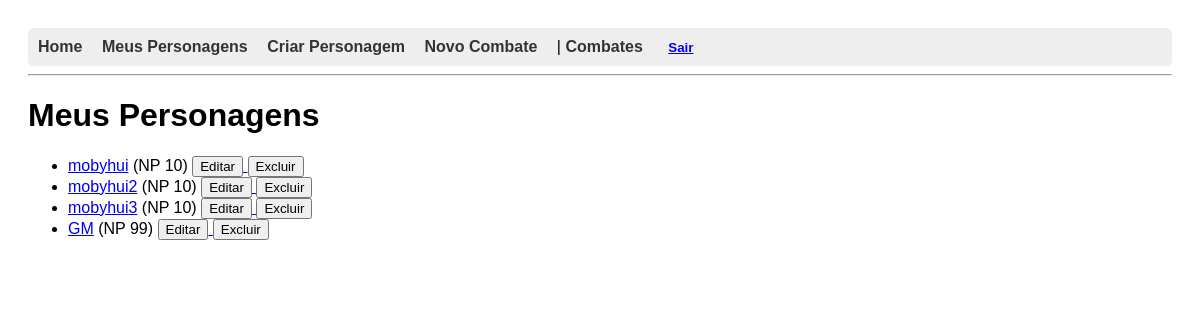
The app's page /personagens/meus/ (signed in) with its own data.
### personagens/models.py (models this page shows, shortened)
class Personagem(models.Model):
    nome = models.CharField(max_length=100)
    usuario = models.ForeignKey(User, on_delete=models.CASCADE)
    nivel_poder = models.IntegerField(default=10)
    forca = models.IntegerField(default=0)
    vigor = models.IntegerField(default=0)
    destreza = models.IntegerField(default=0)
    agilidade = models.IntegerField(default=0)
    luta = models.IntegerField(default=0)
    inteligencia = models.IntegerField(default=0)
    prontidao = models.IntegerField(default=0)
    presenca = models.IntegerField(default=0)
    aparar = models.IntegerField(default=0)
    esquivar = models.IntegerField(default=0)
    fortitude = models.IntegerField(default=0)
    vontade = models.IntegerField(default=0)
    resistencia = models.IntegerField(default=0)
    penalidade_resistencia = models.IntegerField(default=0, blank=True)
    condicao = models.CharField(max_length=30, blank=True, default="")
    acrobacias = models.IntegerField(default=0)
    atletismo = models.IntegerField(default=0)
    combate_distancia = models.IntegerField(default=0)
    combate_corpo = models.IntegerField(default=0)
    enganacao = models.IntegerField(default=0)
    especialidade = models.IntegerField(default=0)
    furtividade = models.IntegerField(default=0)
    intimidacao = models.IntegerField(default=0)
    intuicao = models.IntegerField(default=0)
    investigacao = models.IntegerField(default=0)
    percepcao = models.IntegerField(default=0)
    persuasao = models.IntegerField(default=0)
    prestidigitacao = models.IntegerField(default=0)
    tecnologia = models.IntegerField(default=0)
    tratamento = models.IntegerField(default=0)
    veiculos = models.IntegerField(default=0)
    historia = models.IntegerField(default=0)
    sobrevivencia = models.IntegerField(default=0)

### personagens/views.py (the view)
# urls.py: path('meus/', listar_personagens, name='listar_personagens'),
@login_required
def listar_personagens(request):
    personagens = Personagem.objects.filter(usuario=request.user)
    return render(request, 'personagens/listar_personagens.html', {'personagens': personagens})

### personagens/templates/personagens/listar_personagens.html (shortened to what this page needs)
{% extends 'base.html' %}
{% block content %}
{% load filtros %}
<h1>Meus Personagens</h1>
<ul>
  {% for personagem in personagens %}
    <li>
      <a href="{% url 'ficha_personagem' personagem.id %}">{{ personagem.nome }}</a>
      (NP {{ personagem.nivel_poder|default:"?" }})
      <a href="{% url 'editar_personagem' personagem.id %}">
        <button type="button">Editar</button>
      </a>
      <form action="{% url 'excluir_personagem' personagem.id %}" method="post" style="display:inline;">
        <button type="submit" onclick="return confirm('Tem certeza que deseja excluir este personagem?')">Excluir</button>
      </form>
    </li>
  {% empty %}
    <p>Você ainda não criou nenhum personagem.</p>
  {% endfor %}
</ul>
{% endblock %}

### templates/base.html (style rules this page uses)
body { font-family: Arial, sans-serif; padding: 20px; }

### records on screen
Personagem: nome "mobyhui", nivel_poder "10"
Personagem: nome "mobyhui2", nivel_poder "10"
Personagem: nome "mobyhui3", nivel_poder "10"
Personagem: nome "GM", nivel_poder "99"
